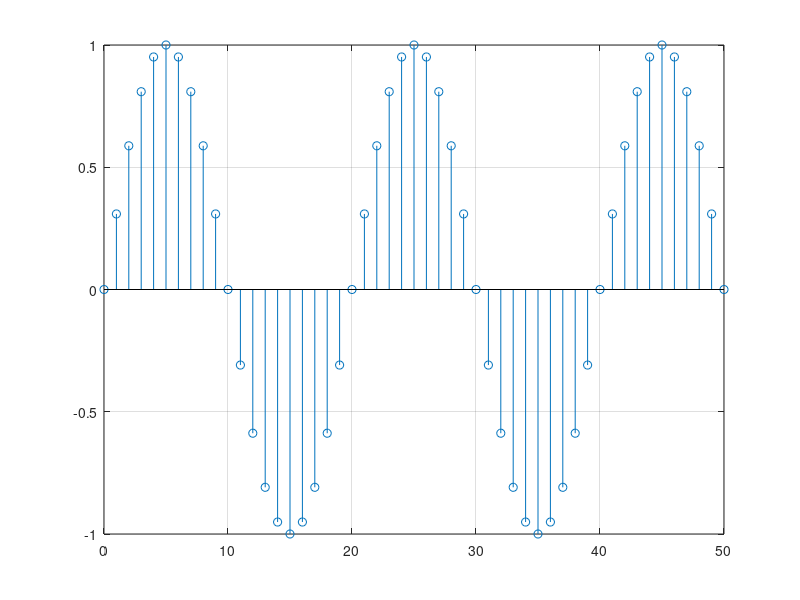

This chart was generated by the following MATLAB code:
%rut: 19539376-1
A=1 ; B=9 ; C=5 ; D=3 ; E=9 ; F=3 ; G=7 ; H=6 ; I=1;
n = [0 : 50];
x = sin(2*pi * 0.05 * n);
stem(n, x); grid